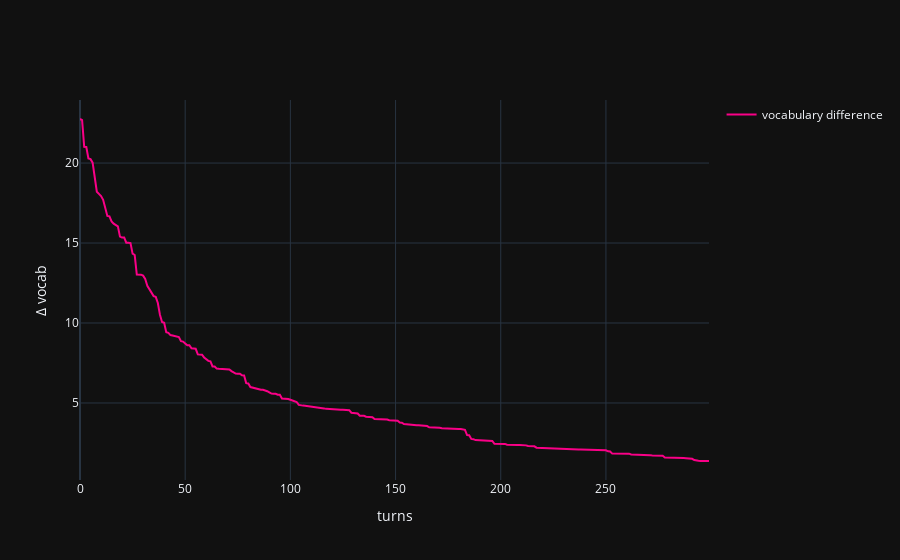

Here is the notebook cell this chart was saved with:
### Code cell
fig = plot(vocab_dif.numpy(), 'vocabulary difference')
fig.update_layout(
    # title='Dyadic interaction in a random environment',
    yaxis_title='Δ P(w|m)',
    xaxis_title='turns'
)
fig.show()

### Figure 1 — Plotly figure (JSON) as saved in the notebook; plotly's stock layout.template omitted (floating-point values rounded to 4 significant figures; data arrays with more than 128 entries replaced by an {"elided": "..."} marker saying what was removed)
{"data": [{"legendgroup": "vocabulary difference", "line": {"color": "#FA0087"}, "mode": "lines", "name": "vocabulary difference", "showlegend": true, "x": {"elided": "300 int values"}, "y": {"elided": "300 float values"}, "type": "scatter"}], "layout": {"yaxis": {"title": {"text": "Δ vocab"}}, "xaxis": {"title": {"text": "turns"}}}}
